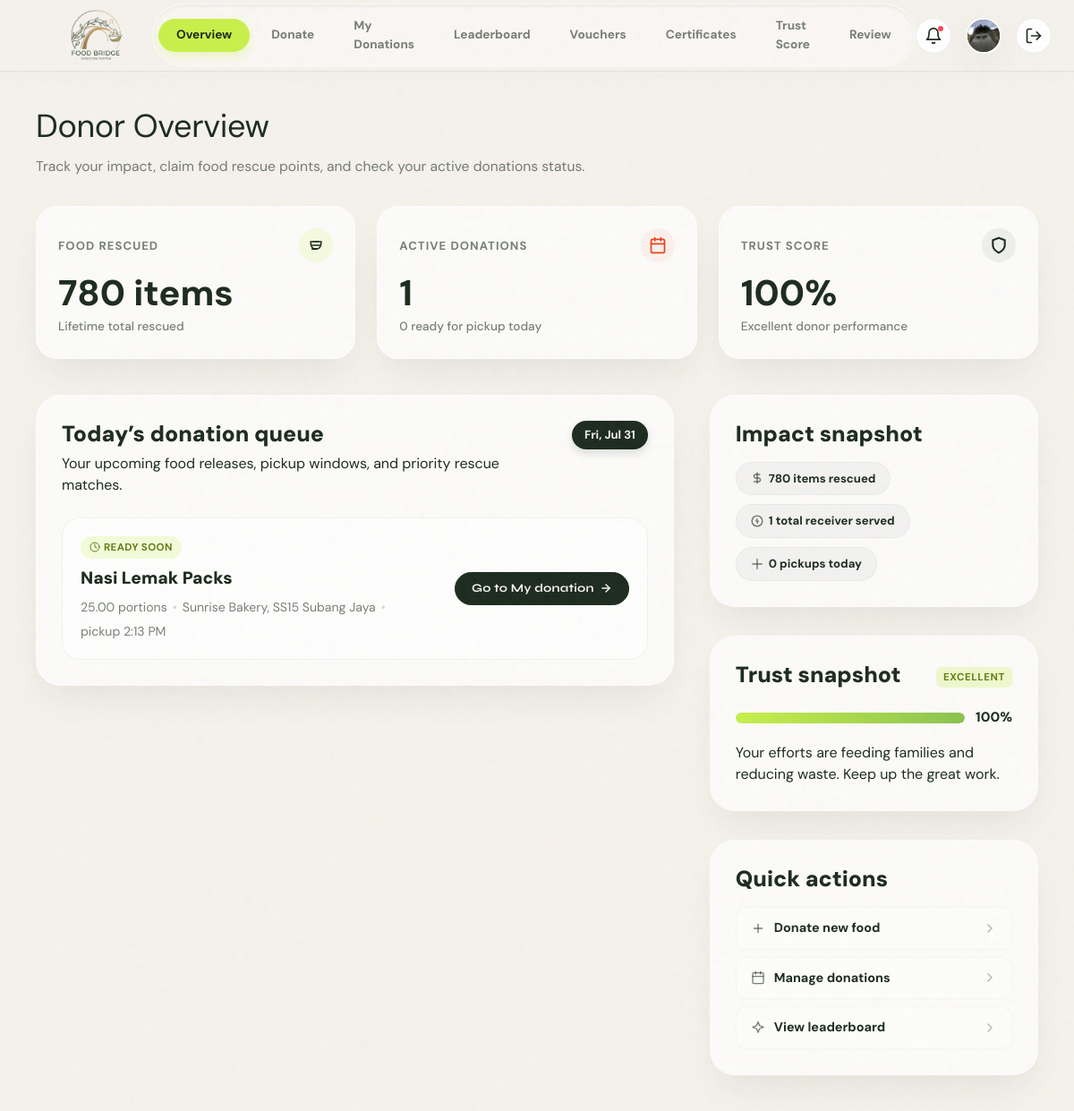
/src/roles/donor/dashboard.php (signed in), run on the app's committed database.
### tables this page shows
CREATE TABLE users (
  user_id             INT AUTO_INCREMENT PRIMARY KEY,
  role                ENUM('donor', 'receiver', 'admin') NOT NULL,
  full_name           VARCHAR(120) NOT NULL,
  email               VARCHAR(190) NOT NULL UNIQUE,
  profile_url         VARCHAR(500) NULL,
  password_hash       VARCHAR(255) NOT NULL,
  location            VARCHAR(255) NULL,
  latitude            DECIMAL(10, 8) NULL,
  longitude           DECIMAL(11, 8) NULL,
  trust_score         INT NOT NULL DEFAULT 100,
  total_food_donated  INT NOT NULL DEFAULT 0,
  status              ENUM('pending_verification', 'active', 'warned', 'suspended', 'banned') NOT NULL DEFAULT 'pending_verification',
  created_at          DATETIME NOT NULL DEFAULT CURRENT_TIMESTAMP
);

CREATE TABLE donations (
  donation_id    INT AUTO_INCREMENT PRIMARY KEY,
  donor_id       INT NOT NULL,
  food_name      VARCHAR(150) NOT NULL,
  category       ENUM('cookedMeal', 'rawProduce', 'bakery', 'beverages', 'cannedGoods', 'others') NOT NULL,
  quantity       DECIMAL(10, 2) NOT NULL,
  unit           ENUM('portions', 'kg', 'pieces') NOT NULL,
  image_url      VARCHAR(500) NULL,
  pickup_address VARCHAR(255) NOT NULL,
  expiry_at      DATETIME NOT NULL,
  status         ENUM('active', 'completed', 'expired', 'cancelled') NOT NULL DEFAULT 'active',
  qr_token_hash  VARCHAR(255) NULL,
  CONSTRAINT fk_donation_donor
    FOREIGN KEY (donor_id) REFERENCES users(user_id)
    ON DELETE RESTRICT
);

### src/roles/donor/dashboard.php (the view, shortened to what the rows shown need)
<?php
require_once '../../../database/db.php';
$userId = $_SESSION['user']['id'];
$stmt = mysqli_prepare($dbConn, "SELECT total_food_donated, trust_score FROM users WHERE user_id = ?");
mysqli_stmt_bind_param($stmt, "i", $userId);
mysqli_stmt_execute($stmt);
$userRow = mysqli_fetch_assoc(mysqli_stmt_get_result($stmt));
$foodRescued = $userRow['total_food_donated'];
$trustScore = $userRow['trust_score'];
$stmt = mysqli_prepare($dbConn, "
    SELECT COUNT(*) AS ready_today
    FROM donations d
    JOIN pickup_slots p ON p.donation_id = d.donation_id
    WHERE d.donor_id = ? AND d.status = 'active'
      AND p.timeslot BETWEEN NOW() AND DATE_ADD(NOW(), INTERVAL 24 HOUR)
");
mysqli_stmt_bind_param($stmt, "i", $userId);
mysqli_stmt_execute($stmt);
$readyToday = mysqli_fetch_assoc(mysqli_stmt_get_result($stmt))['ready_today'];
$stmt = mysqli_prepare($dbConn, "
    SELECT d.donation_id, d.food_name, d.quantity, d.unit, d.pickup_address, MIN(p.timeslot) as next_slot
    FROM donations d
    JOIN pickup_slots p ON p.donation_id = d.donation_id
    WHERE d.donor_id = ? AND d.status = 'active'
    GROUP BY d.donation_id
    ORDER BY next_slot ASC
    LIMIT 3
");
mysqli_stmt_bind_param($stmt, "i", $userId);
mysqli_stmt_execute($stmt);
$queue = mysqli_fetch_all(mysqli_stmt_get_result($stmt), MYSQLI_ASSOC);
$stmt = mysqli_prepare($dbConn, "
    SELECT COUNT(DISTINCT b.receiver_id) AS active_partners
    FROM bookings b
    JOIN donations d ON b.donation_id = d.donation_id
    WHERE d.donor_id = ?
");
mysqli_stmt_bind_param($stmt, "i", $userId);
mysqli_stmt_execute($stmt);
$activePartners = mysqli_fetch_assoc(mysqli_stmt_get_result($stmt))['active_partners'];
$trustBadge = 'Good';
if ($trustScore >= 90)
  $trustBadge = 'Excellent';
elseif ($trustScore < 50)
  $trustBadge = 'Warning';
?>
<!DOCTYPE html>
<html lang="en">
<head>
  <link rel="stylesheet" href="../../assets/css/global.css">
  <link rel="stylesheet" href="../../assets/css/header.css">
  <link rel="stylesheet" href="dashboard.css">
</head>
<body>
  <div class="dashboard-wrapper">
    <main class="dashboard-content">
      <h1 class="page-heading">Donor Overview</h1>
      <div class="content-body donor-dashboard">
        <div class="summary-grid">
          <article class="summary-card stat-card-rescued">
            <div class="card-header-with-icon">
              <span class="summary-label">Food Rescued</span>
              <div class="icon-circle bg-lime-light">
              </div>
            </div>
            <strong>
              <?= htmlspecialchars($foodRescued) ?> items
            </strong>
            <small>Lifetime total rescued</small>
          </article>
          <article class="summary-card stat-card-trust">
            <div class="card-header-with-icon">
              <span class="summary-label">Trust Score</span>
              <div class="icon-circle bg-forest-light">
              </div>
            </div>
            <strong>
              <?= htmlspecialchars($trustScore) ?>%
            </strong>
            <small>
              <?= $trustBadge ?> donor performance
            </small>
          </article>
        </div>
        <div class="dashboard-grid">
          <section class="panel-card main-panel">
            <div class="section-header">
              <div>
                <h2>Today’s donation queue</h2>
              </div>
            </div>
            <div class="pickup-list">
              <?php if (empty($queue)): ?>
                <p class="muted-text">No active donations with upcoming pickup slots right now.</p>
              <?php else: ?>
                <?php foreach ($queue as $item): ?>
                  <?php
                  $slotTime = strtotime($item['next_slot']);
                  $hoursUntil = ($slotTime - time()) / 3600;
                  $isSoon = $hoursUntil <= 2;
                  ?>
                  <article class="pickup-card" data-href="my-donations.php?id=<?= (int) $item['donation_id'] ?>"
                    tabindex="0" role="button">
                    <div class="pickup-info">
                      <span class="pickup-badge <?= $isSoon ? 'badge-ready' : 'badge-match' ?>">
                        <?php if ($isSoon): ?>
                          <svg viewBox="0 0 24 24" width="12" height="12" stroke="currentColor" stroke-width="2" fill="none"
                            stroke-linecap="round" stroke-linejoin="round" style="margin-right: 4px;">
                            <circle cx="12" cy="12" r="10"></circle>
                            <polyline points="12 6 12 12 16 14"></polyline>
                          </svg>
                          Ready soon
                        <?php endif; ?>
                      </span>
                      <h3>
                        <?= htmlspecialchars($item['food_name']) ?>
                      </h3>
                      <p class="pickup-desc">
                        <span class="meta-item">
                          <?= htmlspecialchars($item['quantity']) ?>
                          <?= htmlspecialchars($item['unit']) ?>
                        </span>
                        <span class="meta-separator">•</span>
                        <span class="meta-item">
                          <?= htmlspecialchars($item['pickup_address']) ?>
                        </span>
                        <span class="meta-separator">•</span>
                        <span class="meta-item">pickup
                          <?= date('g:i A', $slotTime) ?>
                        </span>
                      </p>
                    </div>
                    <a href="my-donations.php" class="btn btn-sm <?= $isSoon ? 'btn-primary' : 'btn-accent' ?>">
                      Go to My donation
                      <svg width="14" height="14" viewBox="0 0 24 24" fill="none" stroke="currentColor" stroke-width="2.5"
                        stroke-linecap="round" stroke-linejoin="round" style="margin-left: 6px;">
                        <line x1="5" y1="12" x2="19" y2="12"></line>
                        <polyline points="12 5 19 12 12 19"></polyline>
                      </svg>
                    </a>
                  </article>
                <?php endforeach; ?>
              <?php endif; ?>
            </div>
          </section>
          <aside class="dashboard-side">
            <section class="panel-card impact-panel">
              <h2>Impact snapshot</h2>
              <ul class="tag-list">
                <li>
                  <svg viewBox="0 0 24 24" width="14" height="14" stroke="currentColor" stroke-width="2.5" fill="none"
                    stroke-linecap="round" stroke-linejoin="round">
                    <path d="M12 2v20"></path>
                    <path d="M17 5H9.5a3.5 3.5 0 0 0 0 7H14.5a3.5 3.5 0 0 1 0 7H6"></path>
                  </svg>
                  <?= htmlspecialchars($foodRescued) ?> items rescued
                </li>
                <li>
                  <svg viewBox="0 0 24 24" width="14" height="14" stroke="currentColor" stroke-width="2.5" fill="none"
                    stroke-linecap="round" stroke-linejoin="round">
                    <circle cx="12" cy="12" r="10"></circle>
                    <path d="M12 8l-2 4h4l-2 4"></path>
                  </svg>
                  <?= htmlspecialchars($activePartners) ?> total receiver served
                </li>
                <li>
                  <svg viewBox="0 0 24 24" width="14" height="14" stroke="currentColor" stroke-width="2.5" fill="none"
                    stroke-linecap="round" stroke-linejoin="round">
                    <path d="M3 12h18"></path>
                    <path d="M12 3v18"></path>
                  </svg>
                  <?= htmlspecialchars($readyToday) ?> pickups today
                </li>
              </ul>
            </section>
            <section class="panel-card trust-panel">
              <div class="panel-header-with-badge">
                <h2>Trust snapshot</h2>
                <span class="trust-badge">
                  <?= $trustBadge ?>
                </span>
              </div>
              <div class="trust-meter-wrapper">
                <div class="trust-meter">
                  <span class="trust-fill" style="width: <?= htmlspecialchars($trustScore) ?>%;"></span>
                </div>
                <span class="trust-percentage">
                  <?= htmlspecialchars($trustScore) ?>%
                </span>
              </div>
            </section>
            <section class="panel-card actions-panel">
              <h2>Quick actions</h2>
            </section>
          </aside>
        </div>
      </div>
    </main>
  </div>
</body>
</html>

### data on the page
users: total_food_donated "780", trust_score "100", trust_score "Excellent", trust_score "EXCELLENT"
donations: food_name "Nasi Lemak Packs", quantity "25.00", unit "portions", pickup_address "Sunrise Bakery, SS15 Subang Jaya", slotTime "2:13 PM"

### other printed values
$activeDonations "1"
$readyToday "0"
$activePartners "1"
